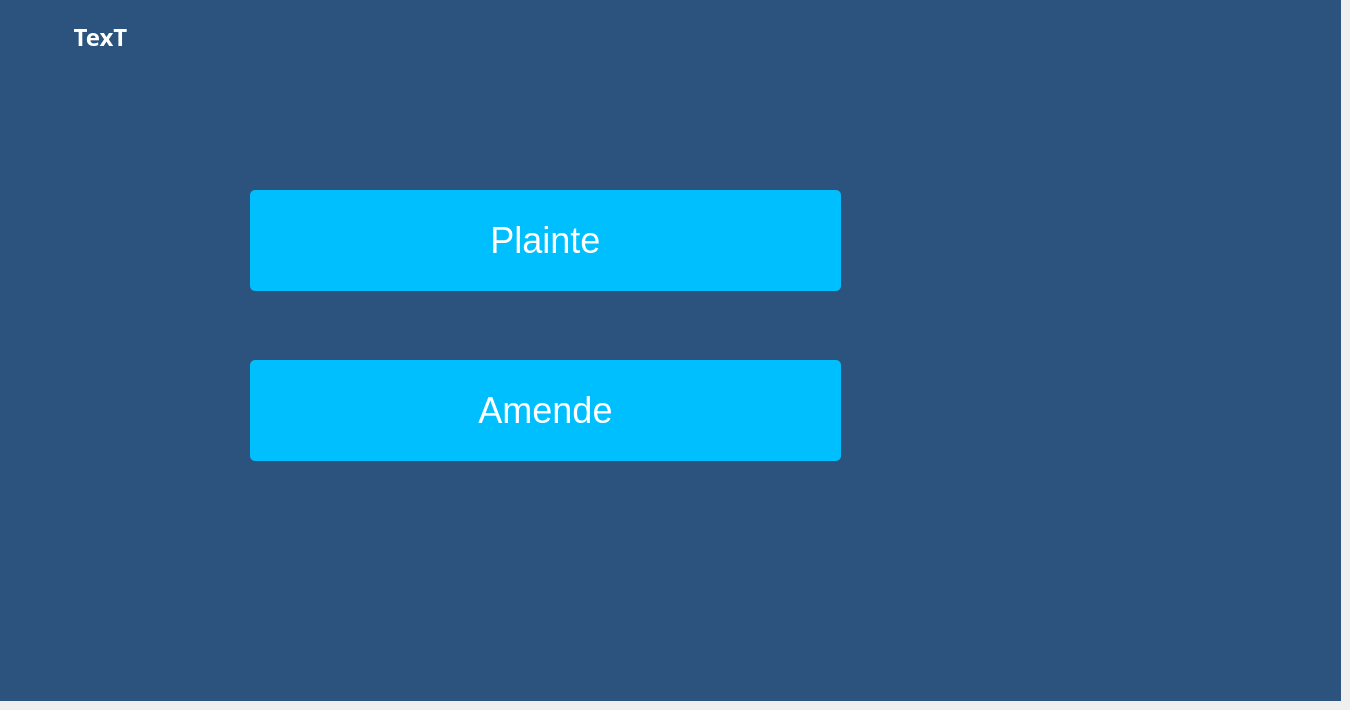
    <widget class="QWidget" name="stackedWidgetPage1">
     <widget class="QLabel" name="label_19">
      <property name="geometry">
       <rect>
        <x>0</x>
        <y>0</y>
        <width>1341</width>
        <height>701</height>
       </rect>
      </property>
      <property name="styleSheet">
       <string notr="true">background:rgb(44, 83, 125)</string>
      </property>
      <property name="text">
       <string/>
      </property>
     </widget>
     <widget class="QPushButton" name="pa_pushButton_101">
      <property name="geometry">
       <rect>
        <x>250</x>
        <y>190</y>
        <width>591</width>
        <height>101</height>
       </rect>
      </property>
      <property name="font">
       <font>
        <pointsize>27</pointsize>
        <underline>false</underline>
        <strikeout>false</strikeout>
       </font>
      </property>
      <property name="styleSheet">
       <string notr="true">QPushButton {
padding: 1px;
border-style: solid;
border: 2px solid blue;
border-radius: 10px;
background-color: rgb(0, 211, 211);
border:2px solid #000;
}
QPushButton {
     color: #fff !important;
text-transform: uppercase;
text-decoration: none;
background: #00BFFF;
padding: 20px;
border-radius: 5px;
display: inline-block;
border: none;
transition: all 0.4s ease 0s;
 }
 QPushButton:hover {
     background: #000000;
letter-spacing: 1px;
-webkit-box-shadow: 0px 5px 40px -10px rgba(0,0,0,0.57);
-moz-box-shadow: 0px 5px 40px -10px rgba(0,0,0,0.57);
box-shadow: 5px 40px -10px rgba(0,0,0,0.57);
transition: all 0.4s ease 0s;
 }
</string>
      </property>
      <property name="text">
       <string>Plainte</string>
      </property>
     </widget>
     <widget class="QPushButton" name="pa_pushButton_102">
      <property name="geometry">
       <rect>
        <x>250</x>
        <y>360</y>
        <width>591</width>
        <height>101</height>
       </rect>
      </property>
      <property name="font">
       <font>
        <pointsize>27</pointsize>
        <underline>false</underline>
        <strikeout>false</strikeout>
       </font>
      </property>
      <property name="styleSheet">
       <string notr="true">QPushButton {
padding: 1px;
border-style: solid;
border: 2px solid blue;
border-radius: 10px;
background-color: rgb(0, 211, 211);
border:2px solid #000;
}
QPushButton {
     color: #fff !important;
text-transform: uppercase;
text-decoration: none;
background: #00BFFF;
padding: 20px;
border-radius: 5px;
display: inline-block;
border: none;
transition: all 0.4s ease 0s;
 }
 QPushButton:hover {
     background: #000000;
letter-spacing: 1px;
-webkit-box-shadow: 0px 5px 40px -10px rgba(0,0,0,0.57);
-moz-box-shadow: 0px 5px 40px -10px rgba(0,0,0,0.57);
box-shadow: 5px 40px -10px rgba(0,0,0,0.57);
transition: all 0.4s ease 0s;
 }
</string>
      </property>
      <property name="text">
       <string>Amende</string>
      </property>
     </widget>
     <widget class="QLabel" name="Clocklabel">
      <property name="geometry">
       <rect>
        <x>10</x>
        <y>20</y>
        <width>181</width>
        <height>41</height>
       </rect>
      </property>
      <property name="palette">
       <palette>
        <active>
         <colorrole role="WindowText">
          <brush brushstyle="SolidPattern">
           <color alpha="255">
            <red>255</red>
            <green>255</green>
            <blue>255</blue>
           </color>
          </brush>
         </colorrole>
         <colorrole role="Button">
          <brush brushstyle="SolidPattern">
           <color alpha="255">
            <red>61</red>
            <green>65</green>
            <blue>61</blue>
           </color>
          </brush>
         </colorrole>
         <colorrole role="Light">
          <brush brushstyle="SolidPattern">
           <color alpha="255">
            <red>91</red>
            <green>97</green>
            <blue>91</blue>
           </color>
          </brush>
         </colorrole>
         <colorrole role="Midlight">
          <brush brushstyle="SolidPattern">
           <color alpha="255">
            <red>76</red>
            <green>81</green>
            <blue>76</blue>
           </color>
          </brush>
         </colorrole>
         <colorrole role="Dark">
          <brush brushstyle="SolidPattern">
           <color alpha="255">
            <red>30</red>
            <green>32</green>
            <blue>30</blue>
           </color>
          </brush>
         </colorrole>
         <colorrole role="Mid">
          <brush brushstyle="SolidPattern">
           <color alpha="255">
            <red>40</red>
            <green>43</green>
            <blue>40</blue>
           </color>
          </brush>
         </colorrole>
         <colorrole role="Text">
          <brush brushstyle="SolidPattern">
           <color alpha="255">
            <red>255</red>
            <green>255</green>
            <blue>255</blue>
           </color>
          </brush>
         </colorrole>
         <colorrole role="BrightText">
          <brush brushstyle="SolidPattern">
           <color alpha="255">
            <red>255</red>
            <green>255</green>
            <blue>255</blue>
           </color>
          </brush>
         </colorrole>
         <colorrole role="ButtonText">
          <brush brushstyle="SolidPattern">
           <color alpha="255">
            <red>255</red>
            <green>255</green>
            <blue>255</blue>
           </color>
          </brush>
         </colorrole>
         <colorrole role="Base">
          <brush brushstyle="SolidPattern">
           <color alpha="255">
            <red>0</red>
            <green>0</green>
            <blue>0</blue>
           </color>
          </brush>
         </colorrole>
         <colorrole role="Window">
          <brush brushstyle="SolidPattern">
           <color alpha="255">
            <red>61</red>
            <green>65</green>
            <blue>61</blue>
           </color>
          </brush>
         </colorrole>
         <colorrole role="Shadow">
          <brush brushstyle="SolidPattern">
           <color alpha="255">
            <red>0</red>
            <green>0</green>
            <blue>0</blue>
           </color>
          </brush>
         </colorrole>
         <colorrole role="AlternateBase">
          <brush brushstyle="SolidPattern">
           <color alpha="255">
            <red>30</red>
            <green>32</green>
            <blue>30</blue>
           </color>
          </brush>
         </colorrole>
         <colorrole role="ToolTipBase">
          <brush brushstyle="SolidPattern">
           <color alpha="255">
            <red>255</red>
            <green>255</green>
            <blue>220</blue>
           </color>
          </brush>
         </colorrole>
         <colorrole role="ToolTipText">
          <brush brushstyle="SolidPattern">
           <color alpha="255">
            <red>0</red>
            <green>0</green>
            <blue>0</blue>
           </color>
          </brush>
         </colorrole>
         <colorrole role="PlaceholderText">
          <brush brushstyle="NoBrush">
           <color alpha="128">
            <red>255</red>
            <green>255</green>
            <blue>255</blue>
           </color>
          </brush>
         </colorrole>
        </active>
        <inactive>
         <colorrole role="WindowText">
          <brush brushstyle="SolidPattern">
           <color alpha="255">
            <red>255</red>
            <green>255</green>
            <blue>255</blue>
           </color>
          </brush>
         </colorrole>
         <colorrole role="Button">
          <brush brushstyle="SolidPattern">
           <color alpha="255">
            <red>61</red>
            <green>65</green>
            <blue>61</blue>
           </color>
          </brush>
         </colorrole>
         <colorrole role="Light">
          <brush brushstyle="SolidPattern">
           <color alpha="255">
            <red>91</red>
            <green>97</green>
            <blue>91</blue>
           </color>
          </brush>
         </colorrole>
         <colorrole role="Midlight">
          <brush brushstyle="SolidPattern">
           <color alpha="255">
            <red>76</red>
            <green>81</green>
            <blue>76</blue>
           </color>
          </brush>
         </colorrole>
         <colorrole role="Dark">
          <brush brushstyle="SolidPattern">
           <color alpha="255">
            <red>30</red>
            <green>32</green>
            <blue>30</blue>
           </color>
          </brush>
         </colorrole>
         <colorrole role="Mid">
          <brush brushstyle="SolidPattern">
           <color alpha="255">
            <red>40</red>
            <green>43</green>
            <blue>40</blue>
           </color>
          </brush>
         </colorrole>
         <colorrole role="Text">
          <brush brushstyle="SolidPattern">
           <color alpha="255">
            <red>255</red>
            <green>255</green>
            <blue>255</blue>
           </color>
          </brush>
         </colorrole>
         <colorrole role="BrightText">
          <brush brushstyle="SolidPattern">
           <color alpha="255">
            <red>255</red>
            <green>255</green>
            <blue>255</blue>
           </color>
          </brush>
         </colorrole>
         <colorrole role="ButtonText">
          <brush brushstyle="SolidPattern">
           <color alpha="255">
            <red>255</red>
            <green>255</green>
            <blue>255</blue>
           </color>
          </brush>
         </colorrole>
         <colorrole role="Base">
          <brush brushstyle="SolidPattern">
           <color alpha="255">
            <red>0</red>
            <green>0</green>
            <blue>0</blue>
           </color>
          </brush>
         </colorrole>
         <colorrole role="Window">
          <brush brushstyle="SolidPattern">
           <color alpha="255">
            <red>61</red>
            <green>65</green>
            <blue>61</blue>
           </color>
          </brush>
         </colorrole>
         <colorrole role="Shadow">
          <brush brushstyle="SolidPattern">
           <color alpha="255">
            <red>0</red>
            <green>0</green>
            <blue>0</blue>
           </color>
          </brush>
         </colorrole>
         <colorrole role="AlternateBase">
          <brush brushstyle="SolidPattern">
           <color alpha="255">
            <red>30</red>
            <green>32</green>
            <blue>30</blue>
           </color>
          </brush>
         </colorrole>
         <colorrole role="ToolTipBase">
          <brush brushstyle="SolidPattern">
           <color alpha="255">
            <red>255</red>
            <green>255</green>
            <blue>220</blue>
           </color>
          </brush>
         </colorrole>
         <colorrole role="ToolTipText">
          <brush brushstyle="SolidPattern">
           <color alpha="255">
            <red>0</red>
            <green>0</green>
            <blue>0</blue>
           </color>
          </brush>
         </colorrole>
         <colorrole role="PlaceholderText">
          <brush brushstyle="NoBrush">
           <color alpha="128">
            <red>255</red>
            <green>255</green>
            <blue>255</blue>
           </color>
          </brush>
         </colorrole>
        </inactive>
        <disabled>
         <colorrole role="WindowText">
          <brush brushstyle="SolidPattern">
           <color alpha="255">
            <red>30</red>
            <green>32</green>
            <blue>30</blue>
           </color>
          </brush>
         </colorrole>
         <colorrole role="Button">
          <brush brushstyle="SolidPattern">
           <color alpha="255">
            <red>61</red>
            <green>65</green>
            <blue>61</blue>
           </color>
          </brush>
         </colorrole>
         <colorrole role="Light">
          <brush brushstyle="SolidPattern">
           <color alpha="255">
            <red>91</red>
            <green>97</green>
            <blue>91</blue>
           </color>
          </brush>
         </colorrole>
         <colorrole role="Midlight">
          <brush brushstyle="SolidPattern">
           <color alpha="255">
            <red>76</red>
            <green>81</green>
            <blue>76</blue>
           </color>
          </brush>
         </colorrole>
         <colorrole role="Dark">
          <brush brushstyle="SolidPattern">
           <color alpha="255">
            <red>30</red>
            <green>32</green>
            <blue>30</blue>
           </color>
          </brush>
         </colorrole>
         <colorrole role="Mid">
          <brush brushstyle="SolidPattern">
           <color alpha="255">
            <red>40</red>
            <green>43</green>
            <blue>40</blue>
           </color>
          </brush>
         </colorrole>
         <colorrole role="Text">
          <brush brushstyle="SolidPattern">
           <color alpha="255">
            <red>30</red>
            <green>32</green>
            <blue>30</blue>
           </color>
          </brush>
         </colorrole>
         <colorrole role="BrightText">
          <brush brushstyle="SolidPattern">
           <color alpha="255">
            <red>255</red>
            <green>255</green>
            <blue>255</blue>
           </color>
          </brush>
         </colorrole>
         <colorrole role="ButtonText">
          <brush brushstyle="SolidPattern">
           <color alpha="255">
            <red>30</red>
            <green>32</green>
            <blue>30</blue>
           </color>
          </brush>
         </colorrole>
         <colorrole role="Base">
          <brush brushstyle="SolidPattern">
           <color alpha="255">
            <red>61</red>
            <green>65</green>
            <blue>61</blue>
           </color>
          </brush>
         </colorrole>
         <colorrole role="Window">
          <brush brushstyle="SolidPattern">
           <color alpha="255">
            <red>61</red>
            <green>65</green>
            <blue>61</blue>
           </color>
          </brush>
         </colorrole>
         <colorrole role="Shadow">
          <brush brushstyle="SolidPattern">
           <color alpha="255">
            <red>0</red>
            <green>0</green>
            <blue>0</blue>
           </color>
          </brush>
         </colorrole>
         <colorrole role="AlternateBase">
          <brush brushstyle="SolidPattern">
           <color alpha="255">
            <red>61</red>
            <green>65</green>
            <blue>61</blue>
           </color>
          </brush>
         </colorrole>
         <colorrole role="ToolTipBase">
          <brush brushstyle="SolidPattern">
           <color alpha="255">
            <red>255</red>
            <green>255</green>
            <blue>220</blue>
           </color>
          </brush>
         </colorrole>
         <colorrole role="ToolTipText">
          <brush brushstyle="SolidPattern">
           <color alpha="255">
            <red>0</red>
            <green>0</green>
            <blue>0</blue>
           </color>
          </brush>
         </colorrole>
         <colorrole role="PlaceholderText">
          <brush brushstyle="NoBrush">
           <color alpha="128">
            <red>255</red>
            <green>255</green>
            <blue>255</blue>
           </color>
          </brush>
         </colorrole>
        </disabled>
       </palette>
      </property>
      <property name="font">
       <font>
        <family>Sitka</family>
        <pointsize>18</pointsize>
        <weight>75</weight>
        <bold>true</bold>
       </font>
      </property>
      <property name="contextMenuPolicy">
       <enum>Qt::NoContextMenu</enum>
      </property>
      <property name="layoutDirection">
       <enum>Qt::LeftToRight</enum>
      </property>
      <property name="styleSheet">
       <string notr="true"/>
      </property>
      <property name="frameShape">
       <enum>QFrame::NoFrame</enum>
      </property>
      <property name="frameShadow">
       <enum>QFrame::Sunken</enum>
      </property>
      <property name="lineWidth">
       <number>4</number>
      </property>
      <property name="text">
       <string>TexT</string>
      </property>
      <property name="alignment">
       <set>Qt::AlignHCenter|Qt::AlignTop</set>
      </property>
     </widget>
    </widget>
